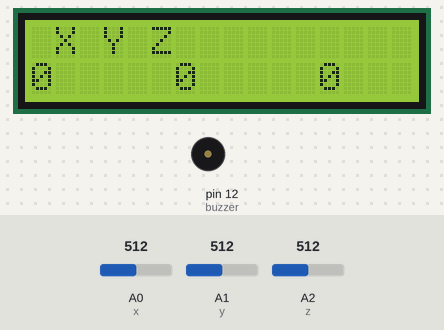
Simulated run of this sketch. Board: Arduino Uno, built with avr-gcc and run on an emulated ATmega328P. Parts: 16×2 character LCD, buzzer (waves = sounding, pin HIGH). The inputs (shaded band) are chosen by the test bench; at power-on: A0 (x) = 512, A1 (y) = 512, A2 (z) = 512. What the sketch prints to the serial monitor is not drawn.

Above: at 9.2 s.
9.3 s: A0 (x) set to 545
At 9.9 s:
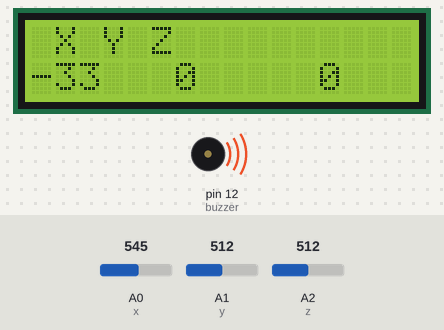
10.9 s: A0 (x) set to 511
At 12.2 s:
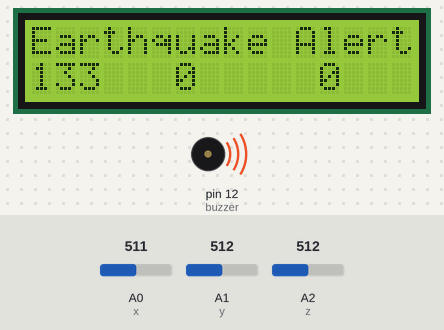
12.5 s: A1 (y) set to 540
At 13.2 s:
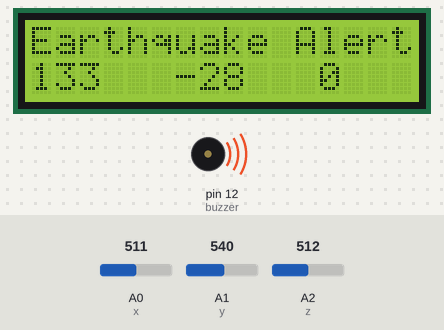
14.0 s: A1 (y) set to 511
At 14.54 s:
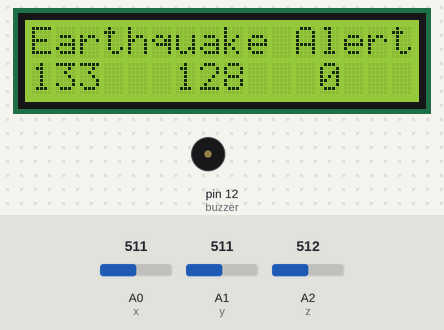
15.9 s: A2 (z) set to 525
At 16.17 s:
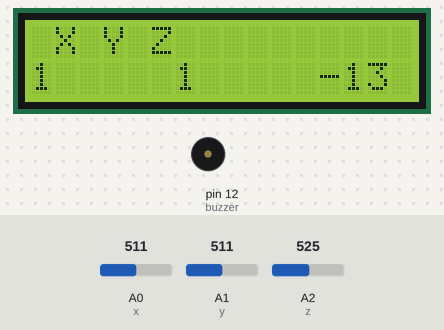
17.4 s: A2 (z) set to 546
At 18.8 s:
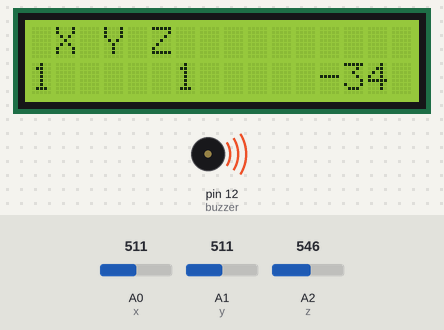
Timing chart, 0 to 20.0 s (numbered marks = the images above; inputs shaded):
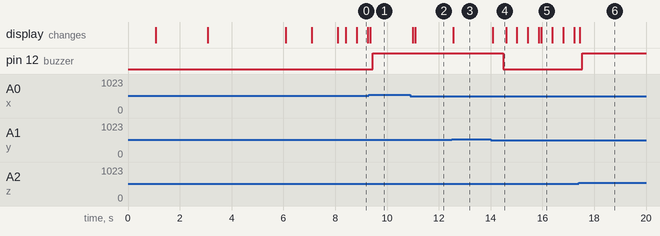

Measured:
- the behaviour switches between 532 and 533 on A0 (x) (found by bisection; images 0 and 1)
- the behaviour switches between 532 and 533 on A2 (z) (found by bisection; images 5 and 6)
- after the input at 9.3 s, pin 12 (buzzer): LOW → HIGH after 0.16 s; the display: changes after 0.06 s (image 1)
- after the input at 10.9 s, the display: first changes after 0.09 s (image 2 shows a later state)
- after the input at 12.5 s, the display: changes after 0.05 s (image 3)
- after the input at 14.0 s, pin 12 (buzzer): HIGH → LOW after 0.49 s; the display: changes after 0.08 s (image 4)
- after the input at 15.9 s, the display: changes after 0.06 s (image 5)
- after the input at 17.4 s, pin 12 (buzzer): LOW → HIGH after 0.13 s; the display: changes at once (image 6)

The sketch:

SensorTerremoto.ino
```cpp
#include<LiquidCrystal.h> // Declaramos la pantalla
LiquidCrystal lcd(7,6,5,4,3,2); // Pins que vamos a usar
#define buzzer 12 // Pin del piezo buzzer

#define x A0 // x_out pin of Accelerometer
#define y A1 // y_out pin of Accelerometer
#define z A2 // z_out pin of Accelerometer

/*variables*/
int xsample=0;
int ysample=0;
int zsample=0;
long start;
int buz=0;

/*Macros*/
#define samples 50
#define maxVal 20 // Denifinmos el limite maximo
#define minVal -20 // Definimos el limite minimo
#define buzTime 5000 // Tiempo del buzzer
void setup()
{
lcd.begin(16,2); //iniciamos la pantalla
Serial.begin(9600);
delay(1000);
lcd.print("Terremoto ");
lcd.setCursor(0,1);
lcd.print("Detectando ");
delay(2000);
lcd.clear();
lcd.print("Calibrando.....");
lcd.setCursor(0,1);
pinMode(buzzer, OUTPUT);
buz=0;
digitalWrite(buzzer, buz);
for(int i=0;i<samples;i++) // Tomando muestras para calibracion
{
xsample+=analogRead(x);
ysample+=analogRead(y);
zsample+=analogRead(z);
}

xsample/=samples; // Tomando el promedio de x
ysample/=samples; // tomando el promedio de y
zsample/=samples; // yomando el promedio de z

delay(3000);
lcd.clear();
lcd.print("Estamos calibrando");
delay(1000);
lcd.clear();
lcd.print("El dispositivo esta listo");
delay(1000);
lcd.clear();
lcd.print(" X Y Z ");
}

void loop()
{
int value1=analogRead(x); // leyendo a x
int value2=analogRead(y); //leyendo a y
int value3=analogRead(z); //leyendo a z

int xValue=xsample-value1; // buscando cambios en x
int yValue=ysample-value2; // buscando cambios en y
int zValue=zsample-value3; // buscando cambios en z
//mostrando los cambios de valores en los ejes x,y y z en la pantalla lcd*/
lcd.setCursor(0,1);
lcd.print(xValue);
lcd.setCursor(6,1);
lcd.print(yValue);
lcd.setCursor(12,1);
lcd.print(zValue);
delay(100);

// Comparando el cambio con los limites definidos
if(xValue < minVal || xValue > maxVal || yValue < minVal || yValue > maxVal || zValue < minVal || zValue > maxVal)
{
if(buz == 0)
start=millis();
buz=1; // buzzer /
}

else if(buz == 1) //El buzzer hace una alerta de terremoto
{
lcd.setCursor(0,0);
lcd.print("Earthquake Alert ");
if(millis()>= start+buzTime)
buz=0;
}

else
{
lcd.clear();
lcd.print(" X Y Z ");
}

digitalWrite(buzzer, buz); // Encendido y apagado del buzzer

//Enviando valores para procesarlos en la grafica
Serial.print("x=");
Serial.println(xValue);
Serial.print("y=");
Serial.println(yValue);
Serial.print("z=");
Serial.println(zValue);
Serial.println(" $");
}
```
